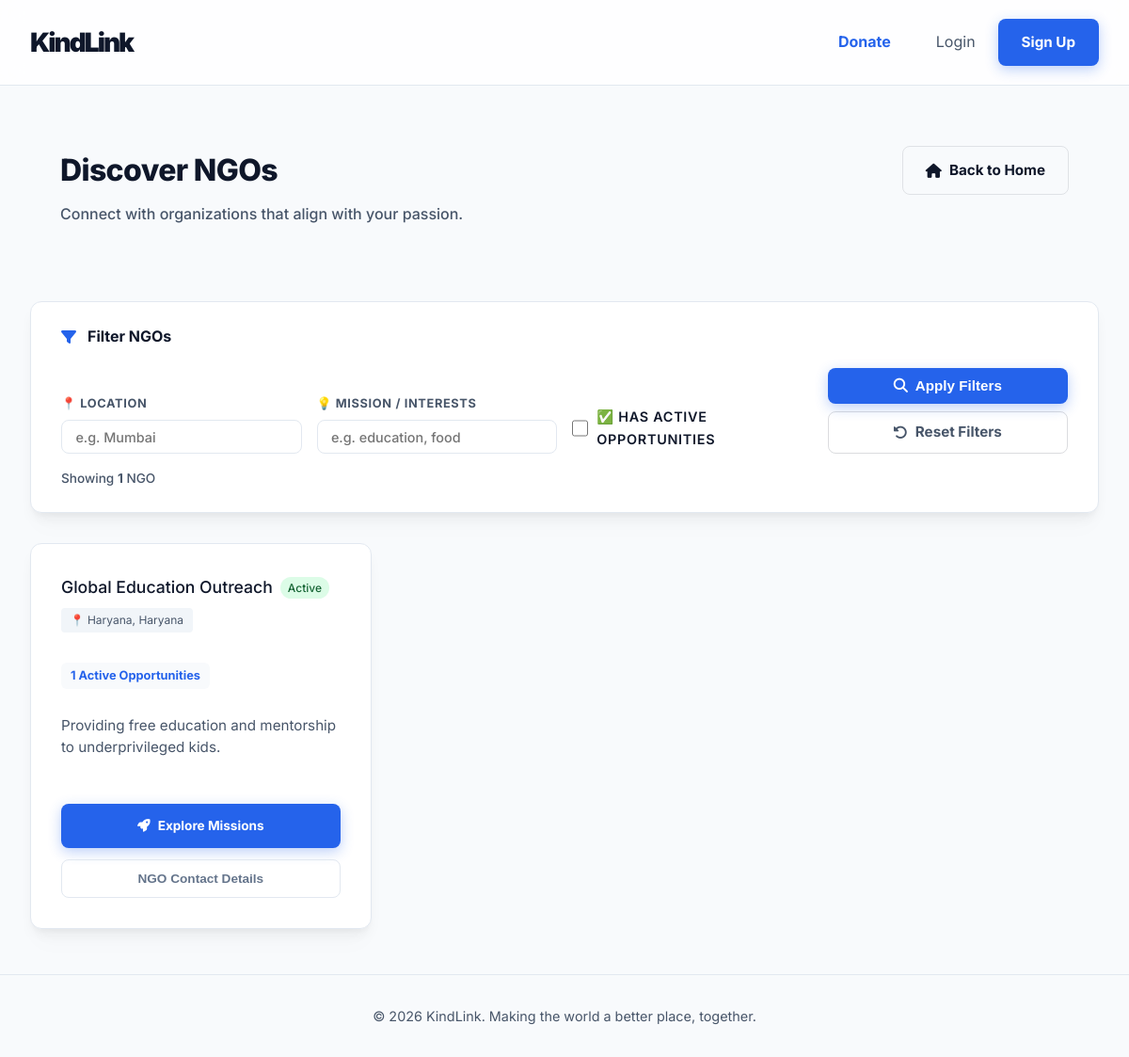
The app's page /view_ngos, older data.
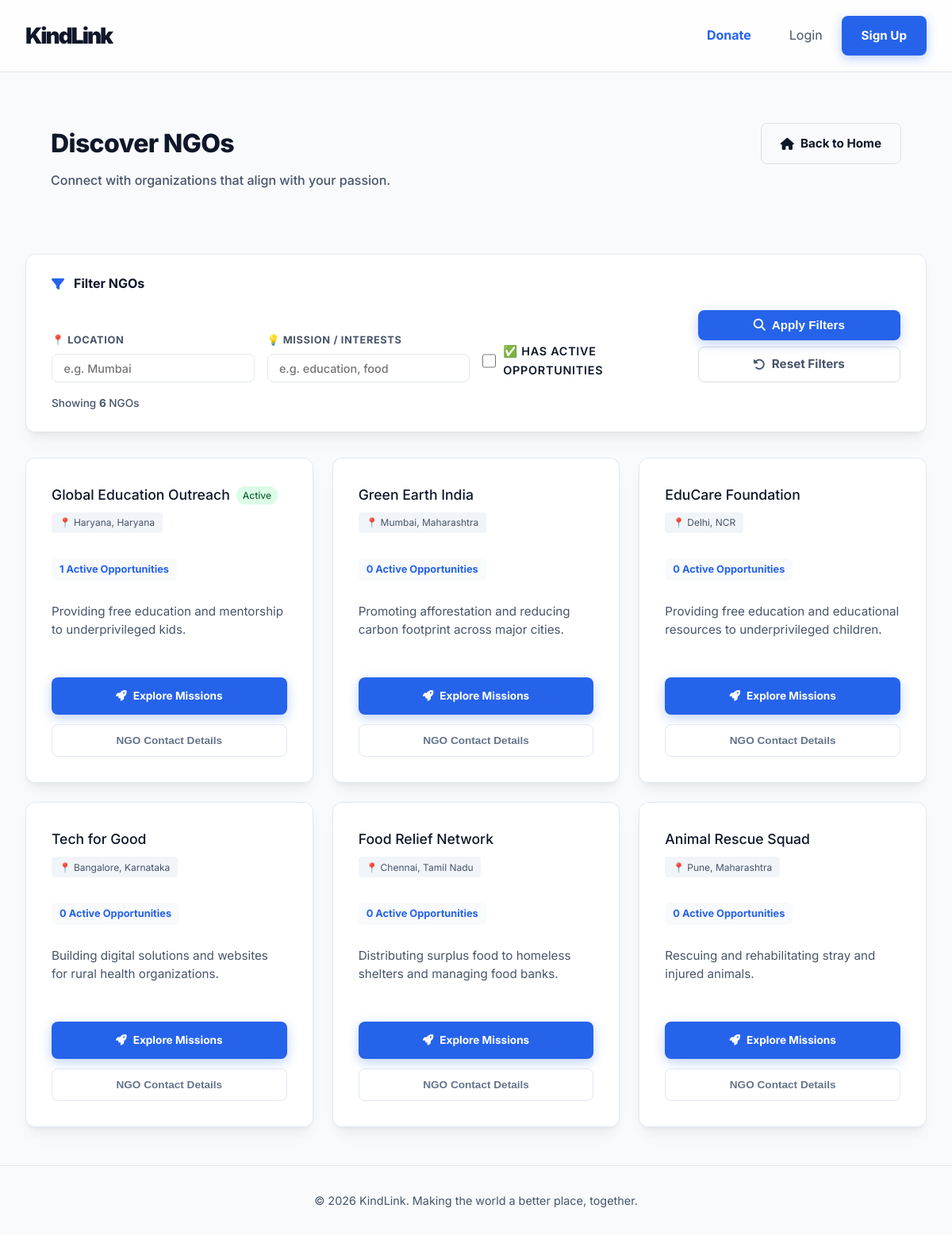
The same page, newer data.
### app.py (models this page shows)
class User(db.Model):
    id = db.Column(db.Integer, primary_key=True)
    role = db.Column(db.String(20), nullable=False) # 'volunteer' or 'ngo'
    name = db.Column(db.String(100), nullable=False)
    email = db.Column(db.String(120), unique=True, nullable=False)
    password = db.Column(db.String(200), nullable=False)
    mobile = db.Column(db.String(20), default='')
    hours_logged = db.Column(db.Integer, default=0)
    badges = db.Column(db.String(200), default='') # comma separated
    location = db.Column(db.String(100), default='Local')
    skills = db.Column(db.String(255), default='') # comma separated
    interests = db.Column(db.String(255), default='')
    availability = db.Column(db.String(100), default='')
    is_available_now = db.Column(db.Boolean, default=False)
    mission = db.Column(db.Text, default='')

### app.py (the view)
@app.route('/view_ngos')
def view_ngos():
    user = None
    if 'user_id' in session:
        user = User.query.get(session['user_id'])
    filter_location = request.args.get('location', '').strip().lower()
    filter_mission  = request.args.get('mission', '').strip().lower()
    filter_active   = request.args.get('active_only', '')
    ngos = User.query.filter_by(role='ngo').all()
    ngo_list = []
    for ngo in ngos:
        active_opp_count = Opportunity.query.filter_by(ngo_id=ngo.id).count()
        if filter_location and filter_location not in (ngo.location or '').lower():
            continue
        if filter_mission and filter_mission not in (ngo.mission or '').lower():
            continue
        if filter_active == 'on' and active_opp_count == 0:
            continue
        ngo_list.append({
            'user': ngo,
            'active_opp_count': active_opp_count
        })
    return render_template('view_ngos.html', ngos=ngo_list,
                           filter_location=filter_location,
                           filter_mission=filter_mission,
                           filter_active=filter_active)

### templates/view_ngos.html (shortened to what this page needs)
{% extends "base.html" %}
{% block content %}
<div class="container" style="padding-top: 2rem;">
    <div class="dashboard-header" style="margin-bottom: 3rem; display: flex; justify-content: space-between; align-items: flex-start; gap: 2rem; flex-wrap: wrap;">
        <div class="header-left">
            <h1 class="responsive-h1" style="font-weight: 800; letter-spacing: -0.02em; margin-bottom: 0.5rem;">Discover NGOs</h1>
            <p class="responsive-p" style="color: var(--text-secondary); font-weight: 500;">Connect with organizations that align with your passion.</p>
        </div>
        <div class="header-right">
            <a href="{{ url_for('index') }}" class="btn btn-outline" style="display: flex; align-items: center; gap: 0.5rem; font-weight: 700; color: var(--text-primary); border-color: rgba(15, 23, 42, 0.1); padding: 0.8rem 1.5rem;">
                <i class="fa-solid fa-house"></i> Back to Home
            </a>
        </div>
    </div>
    <section style="margin-bottom: 2rem;">
        <form method="GET" action="{{ url_for('view_ngos') }}" id="filterForm">
            <div class="glass-card" style="padding: 1.5rem 2rem;">
                <div style="display: flex; align-items: center; gap: 0.75rem; margin-bottom: 1.25rem;">
                    <i class="fa-solid fa-filter" style="color: var(--brand-accent);"></i>
                    <h4 style="margin: 0; font-size: 1rem; font-weight: 700;">Filter NGOs</h4>
                </div>
                <div style="display: grid; grid-template-columns: repeat(auto-fit, minmax(180px, 1fr)); gap: 1rem; align-items: end;">
                    <div>
                        <label style="font-size: 0.8rem; font-weight: 700; color: var(--text-secondary); display: block; margin-bottom: 0.4rem; text-transform: uppercase; letter-spacing: 0.05em;">📍 Location</label>
                        <input type="text" name="location" value="{{ filter_location }}" placeholder="e.g. Mumbai" class="form-control" style="padding: 0.55rem 0.9rem; font-size: 0.9rem;">
                    </div>
                    <div>
                        <label style="font-size: 0.8rem; font-weight: 700; color: var(--text-secondary); display: block; margin-bottom: 0.4rem; text-transform: uppercase; letter-spacing: 0.05em;">💡 Mission / Interests</label>
                        <input type="text" name="mission" value="{{ filter_mission }}" placeholder="e.g. education, food" class="form-control" style="padding: 0.55rem 0.9rem; font-size: 0.9rem;">
                    </div>
                    <div style="display: flex; align-items: center; gap: 0.6rem; padding-bottom: 0.3rem;">
                        <input type="checkbox" id="active_only" name="active_only" value="on" {% if filter_active == 'on' %}checked{% endif %} style="width: 18px; height: 18px; accent-color: var(--brand-accent); cursor: pointer;">
                        <label for="active_only" style="font-size: 0.9rem; font-weight: 600; cursor: pointer; margin: 0;">✅ Has Active Opportunities</label>
                    </div>
                    <div style="display: flex; flex-direction: column; gap: 0.5rem;">
                        <button type="submit" class="btn btn-primary" style="width: 100%; padding: 0.6rem 1rem; font-weight: 700; display: flex; align-items: center; justify-content: center; gap: 0.5rem;">
                            <i class="fa-solid fa-magnifying-glass"></i> Apply Filters
                        </button>
                        <a href="{{ url_for('view_ngos') }}" class="btn btn-outline" style="width: 100%; padding: 0.6rem 1rem; font-weight: 700; display: flex; align-items: center; justify-content: center; gap: 0.5rem; text-align: center; color: var(--text-secondary); border-color: rgba(15,23,42,0.15);">
                            <i class="fa-solid fa-rotate-left"></i> Reset Filters
                        </a>
                    </div>
                </div>
                {% if ngos is defined %}
                <p style="margin-top: 1rem; font-size: 0.85rem; color: var(--text-secondary); font-weight: 500;">
                    Showing <strong>{{ ngos|length }}</strong> NGO{{ 's' if ngos|length != 1 else '' }}
                </p>
                {% endif %}
            </div>
        </form>
    </section>
    <section class="matches-section">
        <div class="matches-grid">
            {% if ngos %}
                {% for item in ngos %}
                <div class="match-card glass-card hover-lift">
                    <div class="match-header">
                        <h4 style="display:flex; align-items:center; gap:0.5rem; flex-wrap:wrap; margin:0;">
                            {{ item.user.name }}
                            {% if item.active_opp_count > 0 %}
                            <span style="font-size:0.75rem; background:#dcfce7; color:#166534; padding:2px 8px; border-radius:12px; white-space:nowrap;">Active</span>
                            {% endif %}
                        </h4>
                        <span class="tag" style="font-size: 0.75rem; width: fit-content;">📍 {{ item.user.location }}</span>
                    </div>
                    <div class="match-info-center">
                        <div style="margin-top: 0.5rem; display: flex; gap: 0.5rem; flex-wrap: wrap;">
                            <span class="badge" style="background: var(--bg-light); color: var(--brand-accent); padding: 4px 10px; border-radius: 6px; font-size: 0.8rem; font-weight: 700;">
                                {{ item.active_opp_count }} Active Opportunities
                            </span>
                        </div>
                        <p class="match-desc" style="margin-top: 1rem;">
                            {{ item.user.mission if item.user.mission else "Dedicated to making a difference in the community." }}
                        </p>
                    </div>
                    <div class="match-actions-end" style="display: flex; flex-direction: column; gap: 0.75rem;">
                        <a href="{{ url_for('ngo_showcase', ngo_id=item.user.id) }}" class="btn btn-primary btn-sm btn-block" style="padding: 0.8rem; border-radius: 8px; font-weight: 700; display: flex; align-items: center; justify-content: center; gap: 0.5rem; background: var(--brand-accent); border: none;">
                            <i class="fa-solid fa-rocket"></i> Explore Missions
                        </a>
                        <button class="btn btn-outline btn-sm btn-block" style="border-color: #e2e8f0; color: #64748b; padding: 0.75rem; border-radius: 8px;"
                                data-name="{{ item.user.name }}"
                                data-email="{{ item.user.email }}"
                                data-mobile="{{ item.user.mobile if item.user.mobile else 'Not Provided' }}"
                                data-location="{{ item.user.location }}"
                                onclick="showNgoDetails(this)">NGO Contact Details</button>
                    </div>
                </div>
                {% endfor %}
            {% else %}
                <div class="empty-state" style="grid-column: 1 / -1; padding: 4rem;">
                    <p style="font-size: 1.1rem;">No NGOs found on the platform yet. Check back soon!</p>
                </div>
            {% endif %}
        </div>
    </section>
</div>
{% endblock %}

### templates/base.html (shortened to what this page needs)
<!DOCTYPE html>
<html lang="en">
<head>
    <link rel="stylesheet" href="https://cdnjs.cloudflare.com/ajax/libs/font-awesome/6.4.0/css/all.min.css">
    <link rel="stylesheet" href="{{ url_for('static', filename='css/style.css') }}">
</head>
<body>
    <nav class="navbar">
        <div class="container nav-wrap">
            <a href="{{ url_for('index') }}" class="logo">
                <span class="logo-text">KindLink</span>
            </a>
            <div class="nav-links" style="position: relative;">
                {% if 'user_id' in session %}
                    <a href="{{ url_for('donate') }}" class="nav-item" style="color: var(--brand-accent); font-weight: 700; margin-right: 1rem;">Donate</a>
                    <div class="hamburger-menu" onclick="document.getElementById('navDropdown').classList.toggle('active')">
                        <span></span><span></span><span></span>
                    </div>
                    <div class="dropdown-menu" id="navDropdown">
                        <a href="{{ url_for('edit_profile') }}" class="dropdown-link">Edit Profile</a>
                        {% if session.get('role') == 'volunteer' %}
                            <a href="{{ url_for('view_ngos') }}" class="dropdown-link">Discover NGOs</a>
                            <a href="{{ url_for('make_application') }}" class="dropdown-link">Make an application</a>
                            <a href="{{ url_for('my_rewards') }}" class="dropdown-link" style="color: #7c3aed; font-weight: 700;">🏆 My Rewards</a>
                        {% endif %}
                        {% if session.get('role') == 'ngo' %}
                            <a href="{{ url_for('view_volunteers') }}" class="dropdown-link">Discover Volunteers</a>
                        {% endif %}
                        <a href="{{ url_for('logout') }}" class="dropdown-link logout-link">Logout</a>
                    </div>
                {% else %}
                    <a href="{{ url_for('donate') }}" class="nav-item" style="color: var(--brand-accent); font-weight: 700; margin-right: 1.5rem;">Donate</a>
                    <a href="{{ url_for('login') }}" class="nav-link">Login</a>
                    <a href="{{ url_for('register') }}" class="btn btn-primary">Sign Up</a>
                {% endif %}
            </div>
        </div>
    </nav>
    <main>
        {% block content %}{% endblock %}
    </main>
    <footer>
        <div class="container footer-content">
            <p>&copy; 2026 KindLink. Making the world a better place, together.</p>
        </div>
    </footer>
</body>
</html>

### templates/view_ngos.html (style rules this page uses)
.match-card { min-height: 380px; justify-content: space-between; }

Row changes from the older to the newer data that the page shows:
added User: user.name "Green Earth India", user.location "Mumbai, Maharashtra", user "Promoting afforestation and reducing carbon footprint across major cities."
added User: user.name "EduCare Foundation", user.location "Delhi, NCR", user "Providing free education and educational resources to underprivileged children."
added User: user.name "Tech for Good", user.location "Bangalore, Karnataka", user "Building digital solutions and websites for rural health organizations."
added User: user.name "Food Relief Network", user.location "Chennai, Tamil Nadu", user "Distributing surplus food to homeless shelters and managing food banks."
added User: user.name "Animal Rescue Squad", user.location "Pune, Maharashtra", user "Rescuing and rehabilitating stray and injured animals."
Text that changed along with them:
{{ ngos|length }}: "1" → "6"
{{ 's' if ngos|length != 1 else '' }}: (not shown) → "s"
new list line: "0 Active Opportunities Explore Missions NGO Contact Details"
